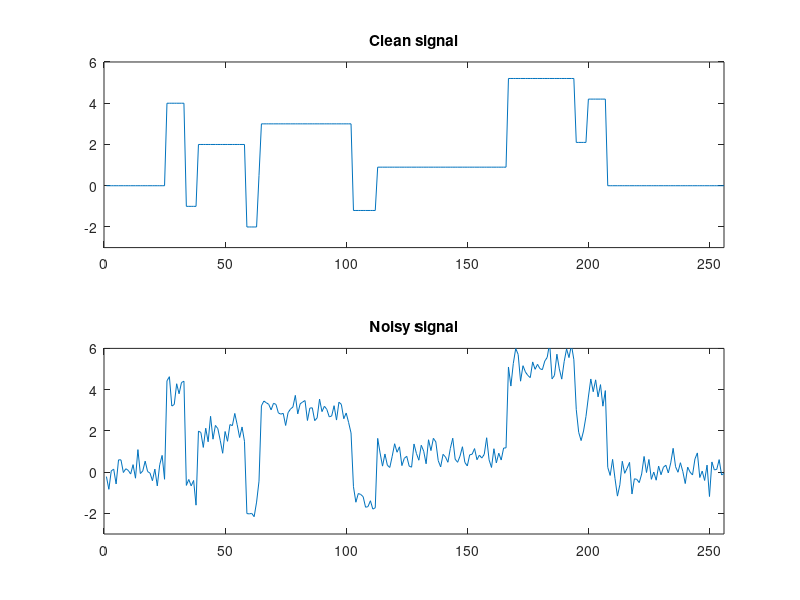

This chart was generated by the following MATLAB code: (Note: this script raises an error after producing the figure.)
%% Example: TV Denoising using MM
% TV denoising using an algorithm derived using majorization-minimization (MM)
% and solvers for sparse banded systems.
% See accompanying notes.
%
% Ivan Selesnick, selesi@nyu.edu, 2011.
% Revised 2017

%% Start

clear

printme = @(filename) print('-dpdf', sprintf('Example1_%s', filename));

%% Create data

s = load('blocks.txt');         % blocks signal
y = load('blocks_noisy.txt');   % noisy blocks signal

N = 256;                        % N : signal length
sigma = 0.5;                    % sigma : standard deviation of noise

figure(1)
clf
subplot(2,1,1)
plot(s)
ax = [0 N -3 6];
axis(ax)
title('Clean signal')

subplot(2,1,2)
plot(y)
axis(ax)
title('Noisy signal')

printme('fig1')

%% TV Denoising
% Run TV denoising algorithm (MM algorithm)

lam = 1.5;                         % lam: regularization parameter
Nit = 50;                          % Nit: number of iterations
[x, cost] = tvd_mm(y, lam, Nit);   % Run MM TV denoising algorithm

figure(2)
clf
subplot(2,1,1)
plot(1:Nit, cost, '.-')
title('Cost function history')
xlabel('Iteration')

subplot(2,1,2)
plot(x)
axis(ax)
title('TV denoising')

printme('fig2')

%% Compare two algorithms
% Compare convergence behavour of two algorithms:
% Iterative clipping and MM

[x, cost] = tvd_mm(y, lam, Nit);
[x2,cost2] = tvd_ic(y, 2*lam, Nit);

figure(1)
clf
plot(1:Nit, cost2/2,'--', 1:Nit, cost,'-')
legend('Iterative Clipping Algorithm','Majorization-Minimization Algorithm')
xlabel('Iteration')
title('Cost function history')

printme('fig3')


%% Optimality condition
% Illustrate optimality condition: abs(cumsum(x-y)) <= lambda

z = cumsum(x-y) / lam;

figure(1)
clf
subplot(2,1,1)
plot(z)
xlim([0 N])
line([0 N], [1 1], 'linestyle', '--')
line([0 N], -[1 1], 'linestyle', '--')
ylabel('s(n) / \lambda')
title('s(n) = cumsum(y-x)');

printme('optim')


%% Optimality scatter plot
% Illustrate optimality conidition using scatter plot diagram

z = cumsum(x-y);

m = 1.2*max(abs(diff(x)));

figure(1)
clf
plot([-m 0 0 m], [-1 -1 1 1], 'k', diff(x), z(1:end-1)/lam, 'or')
ylabel('cumsum(y-x) / \lambda')
xlabel('diff(x)')
xlim([-m m])

printme('optim_scatter')


